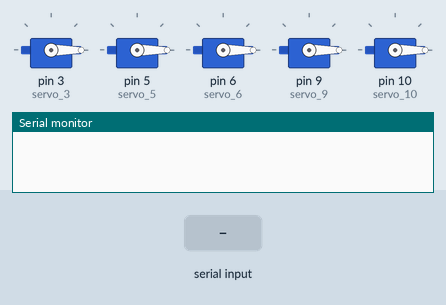
A sketch run on a simulated Arduino Uno, built with avr-gcc and run on an emulated ATmega328P. Shown: 5 × servo, the last lines printed to the serial monitor. The test bench sets the inputs (shaded band).

Above: at 1.2 s.
1.3 s: "close\n" received over Serial
At 2.2 s:
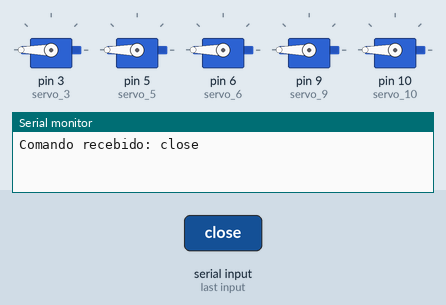
2.8 s: "cool\n" received over Serial
At 3.3 s:
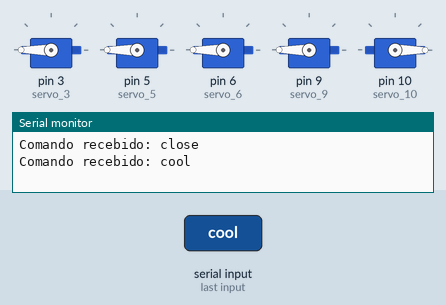
4.3 s: "open\n" received over Serial
At 5.6 s:
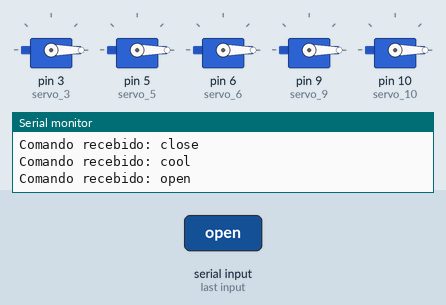
Timing chart, 0 to 7.3 s (numbered marks = the images above; inputs shaded):
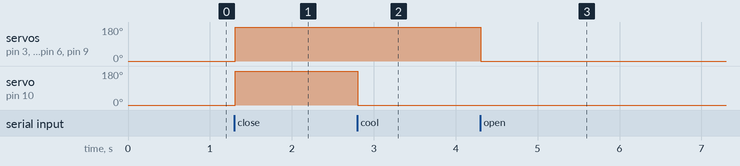

Measured:
- after the input at 1.3 s, servo on pin 3 (servo_3), servo on pin 5 (servo_5), servo on pin 6 (servo_6), servo on pin 9 (servo_9), servo on pin 10 (servo_10): 0° → 180° at once
- after the input at 2.8 s, servo on pin 10 (servo_10): 180° → 0° at once
- after the input at 4.3 s, servo on pin 3 (servo_3), servo on pin 5 (servo_5), servo on pin 6 (servo_6), servo on pin 9 (servo_9): 180° → 0° at once

The sketch:

Arduino.ino
```cpp
#include <Arduino.h>
#include <Servo.h>

// Criar os objetos Servo
Servo servo_3;
Servo servo_5;
Servo servo_6;
Servo servo_9;
Servo servo_10;

// Código para abir mão
void abrirMao() {
  servo_3.write(0);
  servo_5.write(0);
  servo_6.write(0);
  servo_9.write(0);
  servo_10.write(0);
}

// Código para fechar mão
void fecharMao() {
  servo_3.write(180);
  servo_5.write(180);
  servo_6.write(180);
  servo_9.write(180);
  servo_10.write(180);
}

// Código para cool mão
void modoCool() {
  servo_3.write(200);
  servo_5.write(200);
  servo_6.write(250);
  servo_9.write(200);
  servo_10.write(0);
}

// Código do estado inicial é objetos Servo
void setup() {
  Serial.begin(9600); // Comunicação com o browser ou Serial Monitor

  servo_3.attach(3);
  servo_5.attach(5);
  servo_6.attach(6);
  servo_9.attach(9);
  servo_10.attach(10);

  abrirMao(); // Estado inicial
}

void loop() {
  if (Serial.available()) {
    String comando = Serial.readStringUntil('\n');
    comando.trim();        // Remove espaços ou quebras de linha
    comando.toLowerCase(); // Converte para minúsculas

    Serial.println("Comando recebido: " + comando);

    if (comando == "open") {
      abrirMao();
    } else if (comando == "close") {
      fecharMao();
    } else if (comando == "cool") {
      modoCool();
    } else {
      Serial.println("Comando desconhecido: " + comando);
    }
  }
}
```
